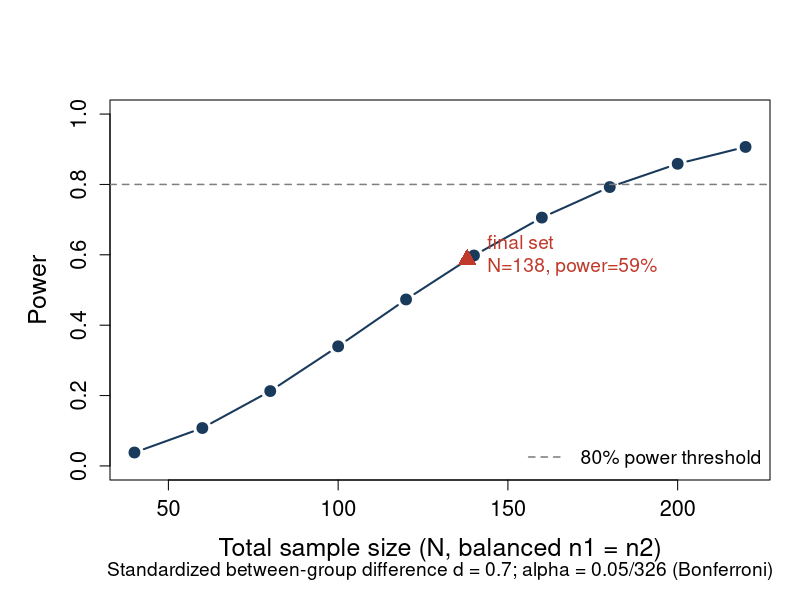
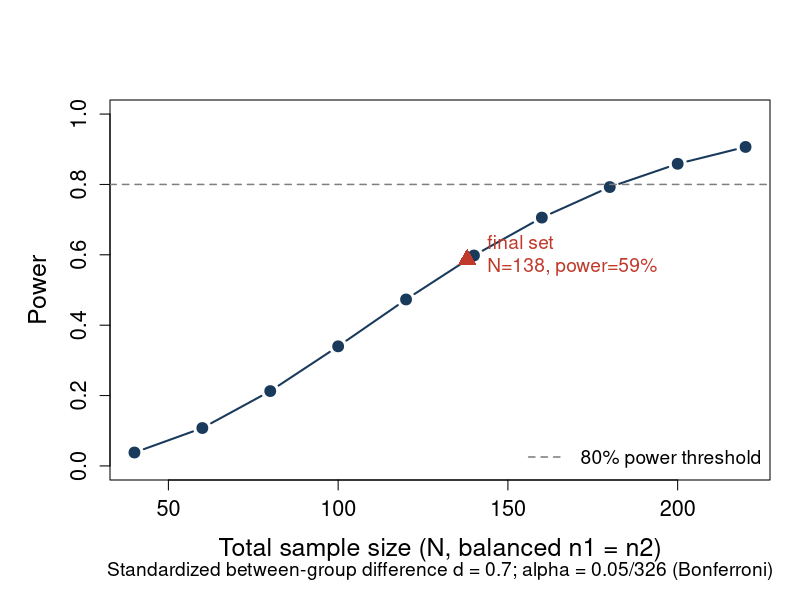

Here is the R script that generated these plots, in order: (Note: this script raises an error after producing the figures.)
## ---- chunk 1
#| message: false
library(pwr)
## ---- chunk 2
d_effect <- 0.7
## ---- chunk 3
n1 <- 103
k1 <- 368
alpha1 <- 0.05 / k1

power1 <- pwr.t.test(n = n1, d = d_effect, sig.level = alpha1,
                      type = "two.sample", alternative = "two.sided")$power

mde1 <- pwr.t.test(n = n1, power = 0.8, sig.level = alpha1,
                    type = "two.sample", alternative = "two.sided")$d

tibble::tibble(
  n_per_group = n1, N = 2 * n1, proteins_tested = k1,
  alpha_bonferroni = alpha1,
  power_at_d0.7 = power1, power_manuscript = 0.87,
  mde_at_80pct_power = mde1, mde_manuscript = 0.66
)
## ---- chunk 4
n2 <- 69
k2 <- 326
alpha2 <- 0.05 / k2

power2 <- pwr.t.test(n = n2, d = d_effect, sig.level = alpha2,
                      type = "two.sample", alternative = "two.sided")$power

mde2 <- pwr.t.test(n = n2, power = 0.8, sig.level = alpha2,
                    type = "two.sample", alternative = "two.sided")$d

tibble::tibble(
  n_per_group = n2, N = 2 * n2, proteins_passing_qc = k2,
  alpha_bonferroni = alpha2,
  power_at_d0.7 = power2, power_manuscript = 0.59,
  mde_at_80pct_power = mde2, mde_manuscript = 0.81
)
## ---- chunk 5
checks <- data.frame(
  Quantity = c("Power, Scenario 1 (368 proteins)", "MDE @80% power, Scenario 1",
               "Power, Scenario 2 (326 proteins, post-QC)", "MDE @80% power, Scenario 2"),
  R        = round(c(power1, mde1, power2, mde2), 2),
  Methods  = c(0.87, 0.66, 0.59, 0.81)
)
checks$Match <- ifelse(abs(checks$R - checks$Methods) < 0.005, "OK", "MISMATCH")
checks
## ---- chunk 6
n_seq <- seq(40, 220, by = 20)
curve_power <- sapply(n_seq / 2, function(n_per_group) {
  pwr.t.test(n = n_per_group, d = d_effect, sig.level = alpha2,
             type = "two.sample", alternative = "two.sided")$power
})
curve_df <- data.frame(N_total = n_seq, N_per_group = n_seq / 2,
                        Power = round(curve_power, 4))
curve_df
## ---- chunk 7
plot_power_curve <- function() {
  par(cex.axis = 1.3, cex.lab = 1.5, mar = c(6, 5.5, 5, 1.5))
  plot(curve_df$N_total, curve_df$Power, type = "b", pch = 19, cex = 1.3, lwd = 2, col = "#1a3a5c",
       xlab = "Total sample size (N, balanced n1 = n2)", ylab = "Power",
       sub = sprintf("Standardized between-group difference d = %.1f; alpha = 0.05/%d (Bonferroni)",
                      d_effect, k2),
       ylim = c(0, 1), cex.main = 1.7, cex.sub = 1.15)
  abline(h = 0.8, lty = 2, lwd = 1.5, col = "grey50")
  points(2 * n2, power2, pch = 17, col = "#c0392b", cex = 1.9)
  text(2 * n2, power2, labels = sprintf("  final set\n  N=%d, power=%.0f%%", 2 * n2, 100 * power2),
       pos = 4, cex = 1.15, col = "#c0392b")
  legend("bottomright", legend = "80% power threshold", lty = 2, lwd = 1.5, col = "grey50",
         bty = "n", cex = 1.15)
}

plot_power_curve()

# pdf("../results/FigS12_power_calculation.pdf", width = 10.5, height = 7)
plot_power_curve()
# dev.off()
## ---- chunk 8
sessioninfo::session_info()
